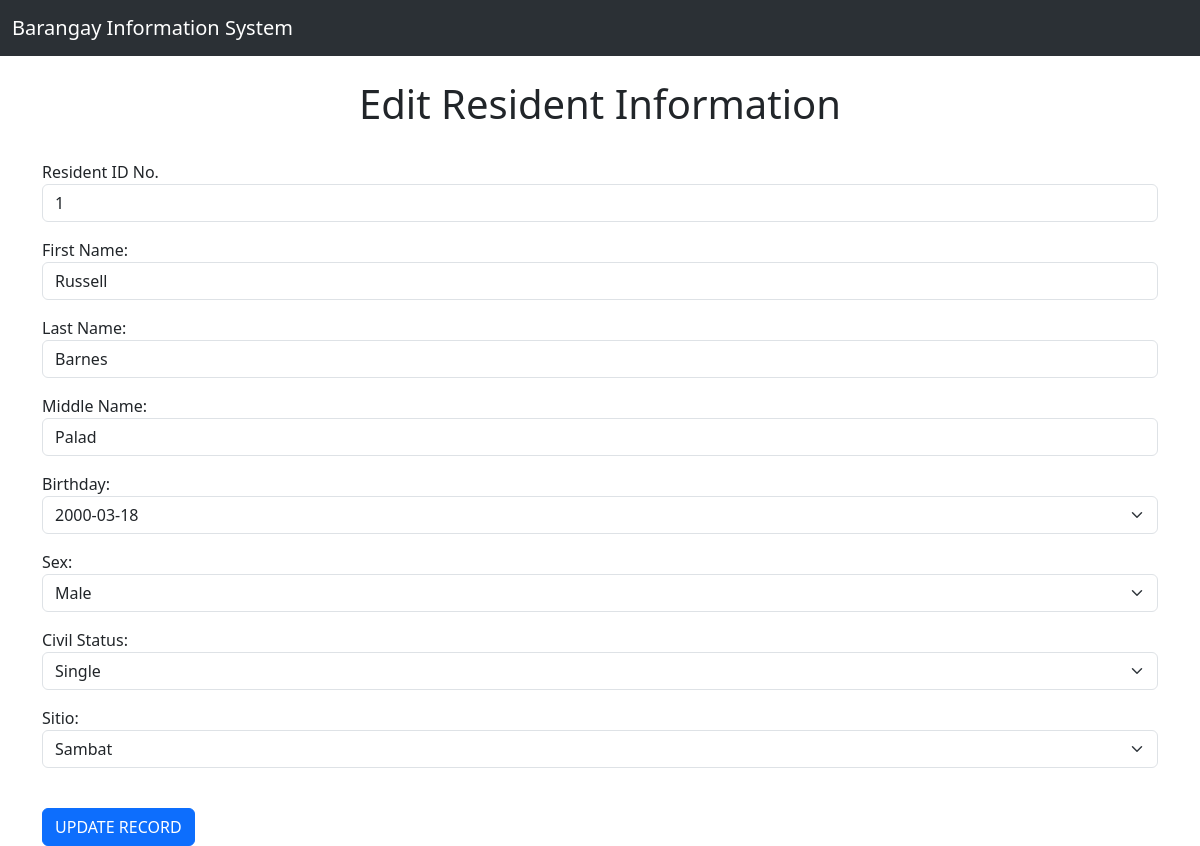
Screenshot of /edit/1 with the database file from the repository.
### Info_Sys/models.py (models this page shows, shortened)
class Resident(models.Model):
    resID       =   models.IntegerField(primary_key=True, unique=True)
    firstName   =   models.CharField(max_length=50)
    lastName    =   models.CharField(max_length=50)
    middleName  =   models.CharField(max_length=50)
    birthday    =   models.DateField(auto_now=False, null=True, blank=True)
    sex         =   models.CharField(max_length=20, choices=SexOptions.choices)
    civilStatus =   models.CharField(max_length=20, choices=CStatusOptions.choices)
    sitio       =   models.CharField(max_length=20, choices=SitioOptions.choices)

### Info_Sys/views.py (the view)
# urls.py: path('edit/<resID>', views.editresident, name='editresident'),
def editresident(request, resID):
    person = Resident.objects.get(pk=resID)
    form = ResidentForm(request.POST or None, instance=person)
    if form.is_valid():
        form.save()
        return redirect('residentrecords')
    return render(request, 'info/residentrecordsedit.html', {'person': person, 'form': form})

### Info_Sys/templates/info/residentrecordsedit.html (shortened to what this page needs)
{% extends 'info/base.html' %}
{% block content %}
    <center><h1>Edit Resident Information</h1></center>
    <br/>
    <form action="" method="POST">
        {{form.as_p}}
        <br/>
        <input type="submit" value="UPDATE RECORD" class="btn btn-primary"></input>
    </form>
{% endblock %}

### rows the page displays
Resident: resID "1", firstName "Russell", lastName "Barnes", middleName "Palad", birthday "2000-03-18", sex "Male", civilStatus "Single", sitio "Sambat"
